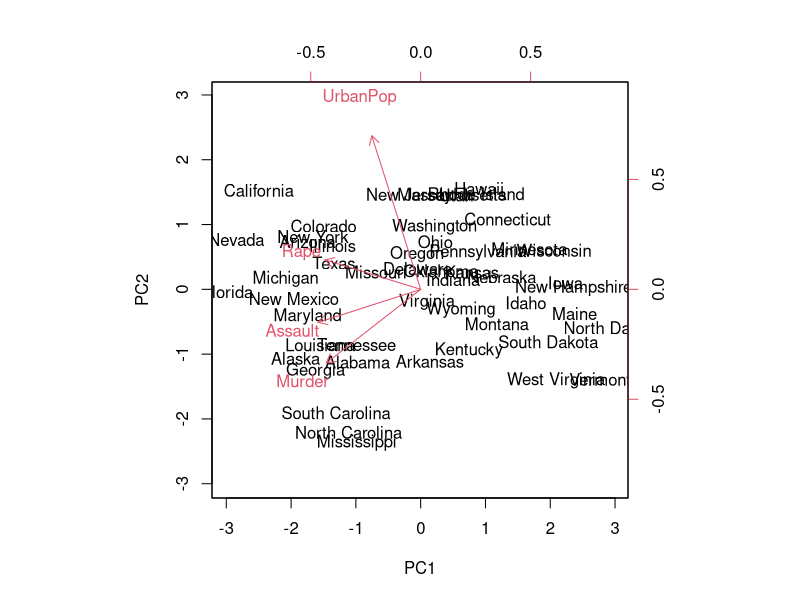
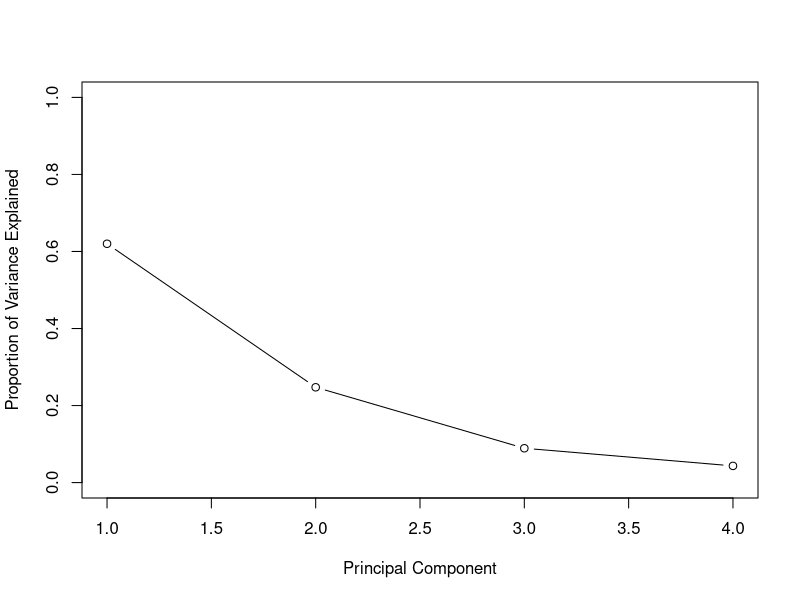
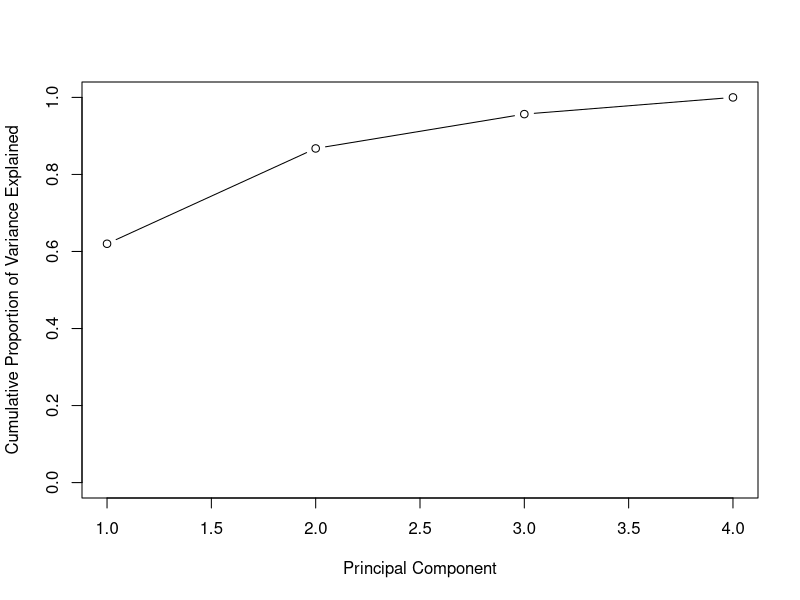

Recreate these plots in R, in order.
## ---- chunk 1

## ---- chunk 2
# rows of the data set
states = row.names(USArrests)
states
# columns of the data set
names(USArrests)
# variable mean and variance
apply(USArrests, 2, mean)
apply(USArrests, 2, var)

# pca
pr.out = prcomp(USArrests, scale=TRUE)
names(pr.out)
pr.out$center
pr.out$scale
pr.out$rotation

# plot the first two principal components
biplot(pr.out, scale=0)

# calculate the proportion of variance explained (PVE) by each principal component
pr.out$sdev
pr.var = pr.out$sdev^2
pr.var
pve = pr.var/sum(pr.var)
pve

# plot PVE
plot(pve, xlab="Principal Component", ylab="Proportion of Variance Explained", ylim=c(0,1), type='b')
plot(cumsum(pve), xlab="Principal Component", ylab="Cumulative Proportion of Variance Explained", ylim=c(0,1), type='b')
